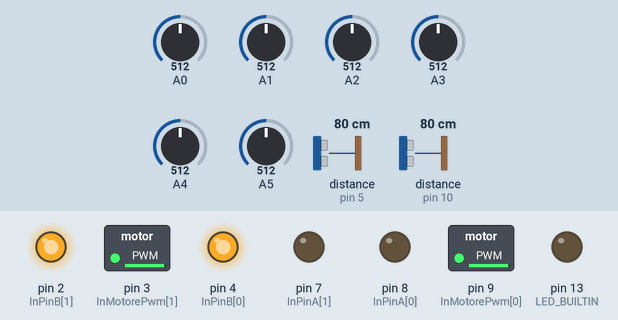
Bench run of a sketch on a simulated Arduino Uno, built with avr-gcc and run on an emulated ATmega328P. Parts: switched loads named in the sketch (green lamp = pin HIGH), output pins drawn as LEDs (lit = HIGH). Wiring (inferred from the names in the program): 2 × ultrasonic range finder: trigger pin 6, echo pin 5 / trigger pin 11, echo pin 10. Dashed ring = blinking. The test bench sets the inputs (shaded band); at power-on: distance to the obstacle (sensors on pin 5, pin 10) 80 cm, A0 = 512, A1 = 512, A2 = 512, A3 = 512, A4 = 512, A5 = 512. The echo pulse lasts 58.3 µs per cm; pins used as bus, display or sensor lines are not drawn.

Above: at 11.2 s.
11.3 s: distance to the obstacle (sensor on pin 5) set to 17 cm
12.8 s: distance to the obstacle (sensor on pin 5) set to 14 cm
At 14.5 s:
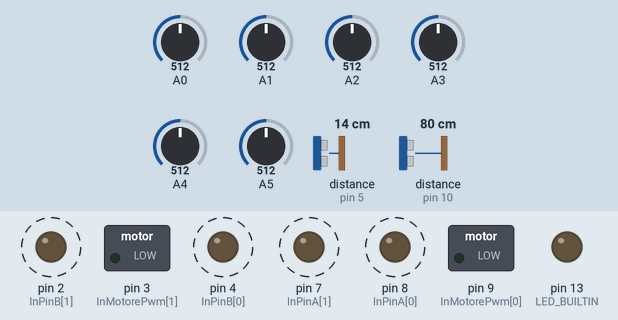
15.8 s: distance to the obstacle (sensor on pin 5) set to 6 cm
18.8 s: distance to the obstacle (sensor on pin 5) set to 3 cm
At 21.2 s:
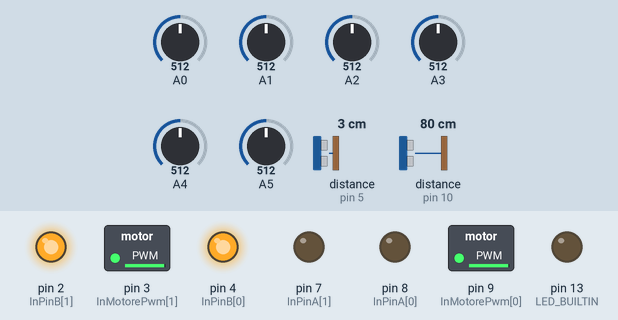
21.6 s: distance to the obstacle (sensor on pin 5) set to 9 cm
At 21.84 s:
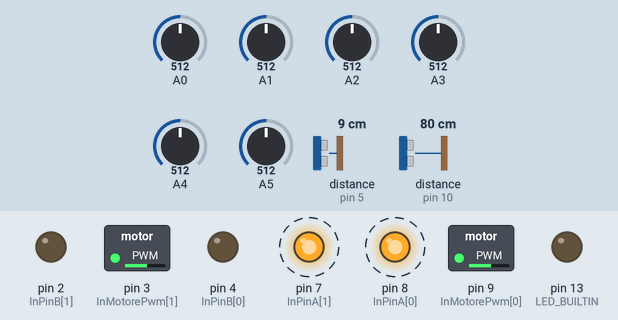
Timing chart, 0 to 25.6 s (numbered marks = the images above; inputs shaded):
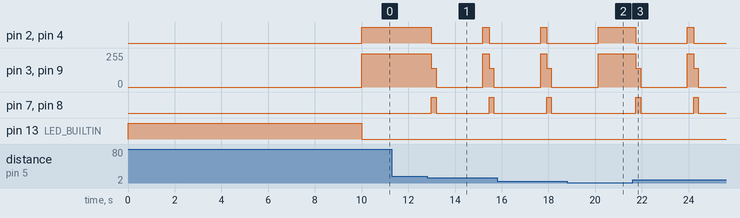

The sketch:

vr-3.0.0.ino
```cpp
//libreria per i sensori infrarossi
#include <QTRSensors.h>

//distanza massima/minima del sensore a ultrasuoni
#define DISTANZA_MASSIMA 15
#define DISTANZA_MINIMA  3

//per ogni letture del sensore ultrasuoni, fai N. letture del sensore infrarossi
#define NUM_LETTURE_SENSORE_INFRAROSSI_ULTRASUONI 75

#define MOTORE_DESTRO       0
#define MOTORE_SINISTRO     1

#define MOTORE_AVANTI       0
#define MOTORE_FERMO        1
#define MOTORE_INDIETRO     2

//potenza motori
#define POTENZA_ALTA        120
#define POTENZA_MEDIA       80
#define POTENZA_BASSA       70

//potenza motori a velocità massima (una volta stabilizzato)
#define POTENZA_NORMALE     125

//valori dei diversi range
#define POS_TANTO_DESTRA    500
#define POS_DESTRA          2000
#define POS_SINISTRA        3000
#define POS_TANTO_SINISTRA  4500

//numero di letture che l'Arduino deve fare in seguito all'uscita del range al centro
//serve per la velocità modulare
#define NUM_LETTURE 15

//variabile di lettura ultrasuoni-infrarossi
int letture_prima_lettura_ultrasuono = NUM_LETTURE_SENSORE_INFRAROSSI_ULTRASUONI;
uint16_t position;

//variabili direzionali dei motori
uint8_t InPinA[] = {8, 7};
uint8_t InPinB[] = {4, 2};

//variabile per regolare la potenza dei motori
uint8_t InMotorePwm[] = {9, 3};

//variabili per Sensore Infrarossi
QTRSensors qtr;
const uint8_t SensorCount = 6;
uint16_t sensorValues[SensorCount];

//Pin sensori ultrasuoni
const int NumeroSensoriUltrasuoni = 2;
const int TRIG_PIN[NumeroSensoriUltrasuoni] = {6, 11};
const int ECHO_PIN[NumeroSensoriUltrasuoni] = {5, 10};

void setup()
{
  //configurazione dei PIN di INPUT-OUTPUT
  pinMode(InPinA[0], OUTPUT);
  pinMode(InPinA[1], OUTPUT);
  pinMode(InPinB[0], OUTPUT);
  pinMode(InPinB[1], OUTPUT);
  pinMode(InMotorePwm[0], OUTPUT);
  pinMode(InMotorePwm[1], OUTPUT);
  pinMode(LED_BUILTIN, OUTPUT);
  pinMode(TRIG_PIN[0], OUTPUT);
  pinMode(ECHO_PIN[0], INPUT);
  pinMode(TRIG_PIN[1], OUTPUT);
  pinMode(ECHO_PIN[1], INPUT);

  // Configurazione dei sensori a infrarossi
  qtr.setTypeAnalog();
  qtr.setSensorPins((const uint8_t[]) {
    A0, A1, A2, A3, A4, A5
  }, SensorCount);

  //accendi il led Built-in dell'Arduino per segnalare l'inizio della calibrazione
  digitalWrite(LED_BUILTIN, HIGH);
  //calibrazione dei sensori ( circa 12s )
  for (uint16_t i = 0; i < 400; i++)
  {
    qtr.calibrate();
  }
  //spegni il led per segnalare la fine della calibrazione
  digitalWrite(LED_BUILTIN, LOW);
}

//funzione per selezionare,dirigere e regolare la potenza del motore
void muoviMotore(uint8_t motore, uint8_t direzione, uint8_t pwm)
{
  if (direzione <= 1)
  {
    digitalWrite(InPinA[motore], LOW);
  }
  else
  {
    digitalWrite(InPinA[motore], HIGH);
  }
  if (direzione >= 1 && direzione <= 2)
  {
    digitalWrite(InPinB[motore], LOW);
  }
  else
  {
    digitalWrite(InPinB[motore], HIGH);
  }
  analogWrite(InMotorePwm[motore], ((255 / 100)*pwm));
}

//funzione per lettura sensore ultrasuoni e infrarossi
void lettura()
{
  position = qtr.readLineBlack(sensorValues);
  letture_prima_lettura_ultrasuono--;

  if (letture_prima_lettura_ultrasuono == 0)
  {
    //resetta il numero di letture
    letture_prima_lettura_ultrasuono = NUM_LETTURE_SENSORE_INFRAROSSI_ULTRASUONI;

    bool fermo = false;
    for (int i; i < NumeroSensoriUltrasuoni; i++)
    {
      long durata;
      // Dare un corto segnale basso per poi dare un segnale alto puro:
      digitalWrite(TRIG_PIN[i], LOW);
      delayMicroseconds(2);
      digitalWrite(TRIG_PIN[i], HIGH);
      delayMicroseconds(10);
      digitalWrite(TRIG_PIN[i], LOW);
      durata = pulseIn(ECHO_PIN[i], HIGH);
      // Converti il tempo in distanza:
      int distanza = durata / 29.1 / 2 ;
      if (distanza < DISTANZA_MASSIMA && distanza>DISTANZA_MINIMA)
      {
        fermo = true;
      }
    }
    //decellera
    if (fermo == true)
    {
      muoviMotore(MOTORE_DESTRO, MOTORE_INDIETRO, POTENZA_BASSA);
      muoviMotore(MOTORE_SINISTRO, MOTORE_INDIETRO, POTENZA_BASSA);
      delay(200);
      muoviMotore(MOTORE_DESTRO, MOTORE_FERMO, 0);
      muoviMotore(MOTORE_SINISTRO, MOTORE_FERMO, 0);
      delay(2000);
      fermo = false;
    }
  }
}

//funzione per stabilizzarsi sulla linea nera (deve essere al centro) + velocità modulare
void stabilizzazione()
{
  //variabile che indica il numero di letture necessarie che l'Arduino deve ancora fare prima di ritornare a velocità "normale"
  int letture_necessarie = NUM_LETTURE;

  //quando si uscirà da questo ciclo di istruzioni, vorrà dire che la macchina si è stabilizzata sulla linea nera
  while (letture_necessarie > 0)
  {
    lettura();

    //se la linea nera è a sinitra
    if (position > POS_TANTO_SINISTRA)
    {
      //gira tanto a destra
      muoviMotore(MOTORE_DESTRO, MOTORE_AVANTI, POTENZA_MEDIA);
      muoviMotore(MOTORE_SINISTRO, MOTORE_INDIETRO, POTENZA_ALTA);

      //resetta il numero di letture necessarie
      letture_necessarie = NUM_LETTURE;
    }
    else if (position > POS_SINISTRA && position <= POS_TANTO_SINISTRA)
    {
      //gira a sinistra
      muoviMotore(MOTORE_DESTRO, MOTORE_AVANTI, POTENZA_MEDIA);
      muoviMotore(MOTORE_SINISTRO, MOTORE_AVANTI, POTENZA_BASSA);

      //resetta il numero di letture necessarie
      letture_necessarie = NUM_LETTURE;
    }

    //se la linea nera è a destra
    else if (position >= POS_TANTO_DESTRA && position <= POS_DESTRA)
    {
      //gira a sinistra
      muoviMotore(MOTORE_DESTRO, MOTORE_AVANTI, POTENZA_BASSA);
      muoviMotore(MOTORE_SINISTRO, MOTORE_AVANTI, POTENZA_MEDIA);

      //resetta il numero di letture necessarie
      letture_necessarie = NUM_LETTURE;
    }
    else if (position < POS_TANTO_DESTRA)
    {
      //gira tanto a sinistra
      muoviMotore(MOTORE_DESTRO, MOTORE_INDIETRO, POTENZA_ALTA);
      muoviMotore(MOTORE_SINISTRO, MOTORE_AVANTI, POTENZA_MEDIA);

      //resetta il numero di letture necessarie
      letture_necessarie = NUM_LETTURE;
    }

    //se linea nera è al centro
    if (position >= POS_DESTRA && position <= POS_SINISTRA)
    {
      //aumenta la potenza fino a che l'Arduino è sulla linea nera (al centro),
      //e diminuisce il numero di letture che deve fare, quest'ultima è in funzione alla velocità dei 2 motori
      //più passa tempo, più letture farà l'Arduino, più veloce sarà
      //se esce dal centro il programma resetterà il numero di letture necessarie in modo che ad ogni uscita dal centro
      //l'Arduino abbia una velocità modulare
      muoviMotore(MOTORE_DESTRO, MOTORE_AVANTI, (POTENZA_NORMALE - letture_necessarie * 2));
      muoviMotore(MOTORE_SINISTRO, MOTORE_AVANTI, (POTENZA_NORMALE - letture_necessarie * 2));
      letture_necessarie--;
    }

  }
}

void loop()
{
  lettura();

  //se linea nera è al centro
  if (position >= POS_DESTRA && position <= POS_SINISTRA)
  {
    muoviMotore(MOTORE_DESTRO, MOTORE_AVANTI, POTENZA_NORMALE);
    muoviMotore(MOTORE_SINISTRO, MOTORE_AVANTI, POTENZA_NORMALE);
  }
  else
  {
    stabilizzazione();
  }
}
```

Measured:
- the behaviour switches between 16 and 15 cm on distance to the obstacle (sensor on pin 5) (found by bisection; images 0 and 1)
- the behaviour switches between 5 and 4 cm on distance to the obstacle (sensor on pin 5) (found by bisection; images 1 and 2)
- after the input at 11.3 s, every drawn part: stays the same
- after the input at 12.8 s, pin 2 (InPinB[1]): HIGH → LOW after 0.19 s, → HIGH 2.2 s later, → LOW 0.27 s later; pin 3 (InMotorePwm[1]): 250/255 → 140/255 after 0.19 s, → 0/255 0.20 s later, → 250/255 2.0 s later, → 140/255 0.27 s later, … (5 changes in this stretch)
- after the input at 18.8 s, pin 2 (InPinB[1]), pin 4 (InPinB[0]): goes on until 20.1 s, then stays HIGH; pin 3 (InMotorePwm[1]), pin 9 (InMotorePwm[0]): goes on until 20.1 s, then stays 250/255; pin 7 (InPinA[1]), pin 8 (InPinA[0]): stays LOW (without the input it goes to HIGH after 1.6 s)
- after the input at 21.6 s, pin 2 (InPinB[1]): HIGH → LOW after 0.15 s, → HIGH 2.2 s later, → LOW 0.27 s later; pin 3 (InMotorePwm[1]): 250/255 → 140/255 after 0.15 s, → 0/255 0.20 s later, → 250/255 2.0 s later, → 140/255 0.27 s later, … (5 changes in this stretch)
